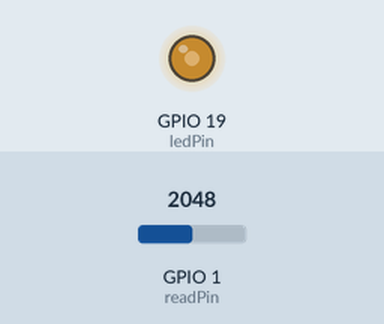
Recording of a sketch running on a simulated ESP32. Shown: output pins drawn as LEDs (lit = HIGH). Inputs (shaded band) come from the test bench; at power-on: GPIO 1 (readPin) = 2048.

Above: at 1.2 s.
1.3 s: GPIO 1 (readPin) set to 2866
At 1.9 s:
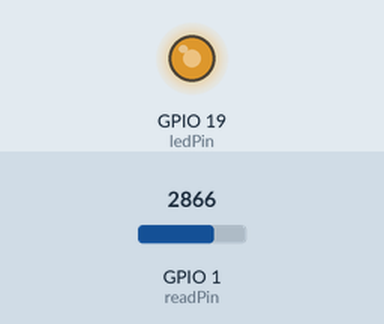
2.8 s: GPIO 1 (readPin) set to 3603
At 4.0 s:
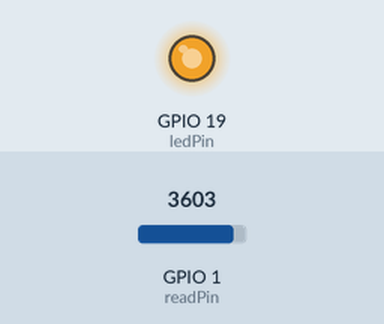
4.3 s: GPIO 1 (readPin) set to 491
At 5.4 s:
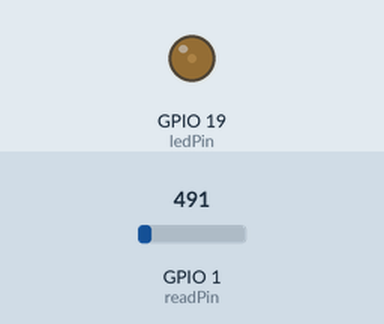
5.8 s: GPIO 1 (readPin) set to 0
At 6.5 s:
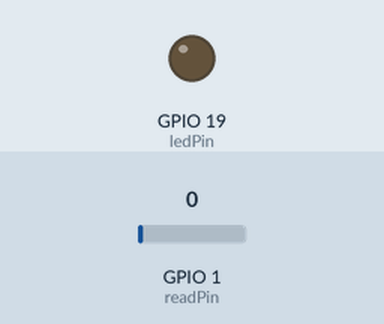
Timing chart, 0 to 8.3 s (numbered marks = the images above; inputs shaded):
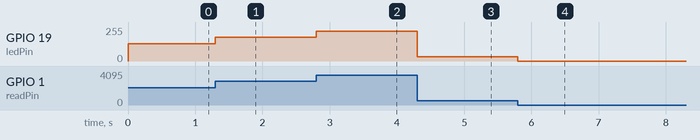

Measured:
- after the input at 1.3 s, GPIO 19 (ledPin): 128/255 → 178/255 at once
- after the input at 2.8 s, GPIO 19 (ledPin): 178/255 → 224/255 at once
- after the input at 4.3 s, GPIO 19 (ledPin): 224/255 → 31/255 at once
- after the input at 5.8 s, GPIO 19 (ledPin): 31/255 → 0/255 at once

The sketch:

part3.ino
```cpp
#define ledPin 19
#define readPin 1
uint32_t curr;
void setup() {
  // put your setup code here, to run once:
  ledcAttach(ledPin,512,12);

}

void loop() {
  // put your main code here, to run repeatedly:
    curr = analogRead(readPin);
 ledcWrite(ledPin, curr);

}
```
